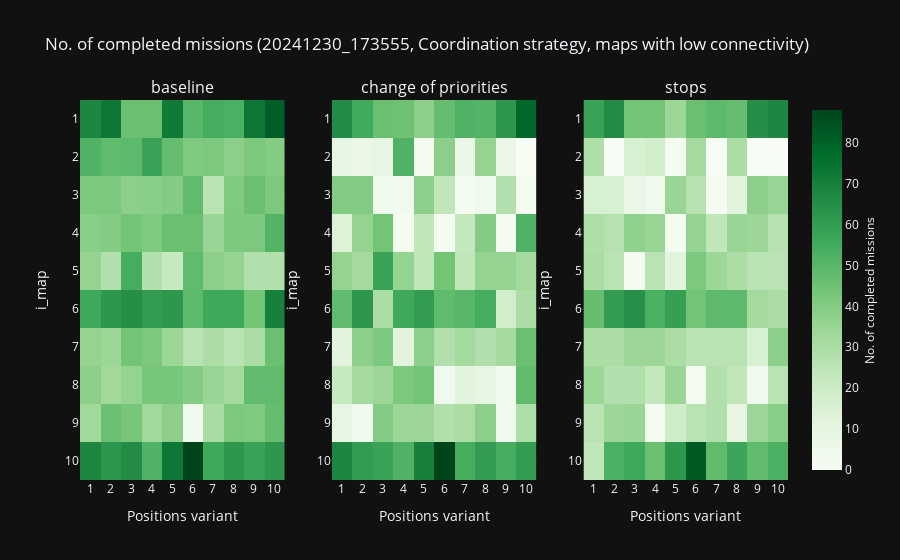
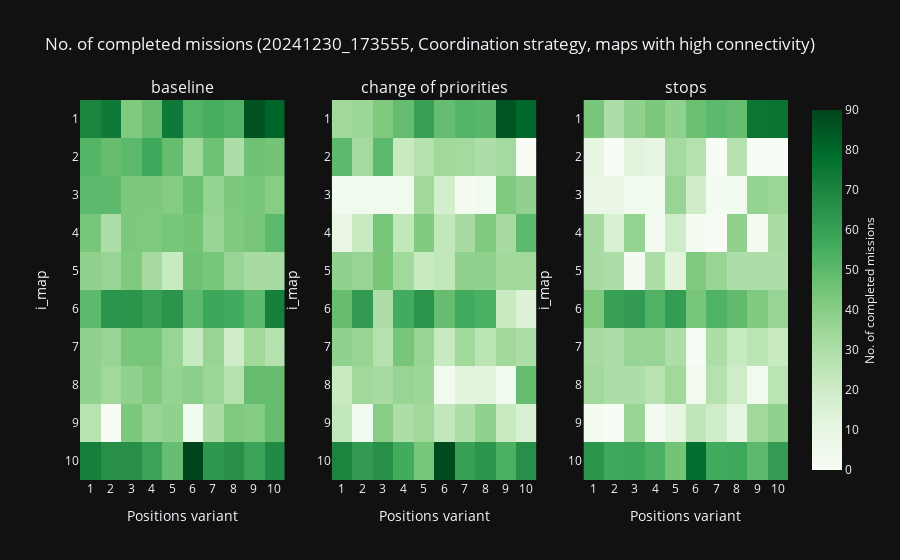

Notebook code for these charts, in order:
### Code cell
def plot_df(*, runname, df, col_strategy, strategy, col_i, col_j, col_data):
    df = df[df.index.get_level_values(col_strategy) == strategy]
    heatmap_data = df[[col_data]].reset_index().pivot(
        index=col_i, columns=col_j, values=col_data
    )

    # Create an interactive heatmap
    fig = px.imshow(
        heatmap_data,
        labels={"x": col_j, "y": col_i, "color": col_data},
        title=f"{runname}: {strategy}: {col_data}",
    )
    
    fig.update_traces(
        hovertemplate=(
            col_i + ": %{y}<br>" + col_j + ": %{x}<br>" + col_data + ": %{z}<extra></extra>"
        )
    )
    
    return heatmap_data, fig


def plot_df_all(runname, are_bridges, label_are_bridges):
    key2df = get_key2df(runname)
    df = key2df[are_bridges, True]
    display(df)
    display(df.columns)
    df = df.drop(columns=['i_map', 'Positions variant', 'Coordination strategy']).reset_index()
    df['Coordination strategy'] = df['Coordination strategy'].apply(lambda s: 'baseline' if s == 'no' else s)
    df = df.sort_values(by=['i_map', 'Positions variant', 'Coordination strategy'])
    df = df.set_index(['i_map', 'Positions variant', 'Coordination strategy'])
    
    # df = df[~df['passhum']]
    
    col_strategy = 'Coordination strategy'
    col_i = 'i_map'
    col_j = 'Positions variant'
    col_data ='No. of completed missions'
    
    strategies = df.index.get_level_values(col_strategy).unique()
    
    # Create subplots
    fig = make_subplots(
        rows=1,
        cols=len(strategies),
        subplot_titles=[f"{strategy}" for strategy in strategies],
        #shared_yaxes=True
    )
    
    for idx, strategy in enumerate(strategies):
        heatmap_data, heatmap_fig = plot_df(
            runname=runname, df=df, 
            col_strategy=col_strategy, strategy=strategy, 
            col_i=col_i, col_j=col_j, col_data=col_data,
        )
          
        # Add heatmap to the subplot
        for trace in heatmap_fig.data:
            trace.update(coloraxis="coloraxis")  # Link each subplot to the shared color axis
            fig.add_trace(trace, row=1, col=idx + 1)
        
        # Apply axis settings to each subplot
        xaxis_key = f"xaxis{idx + 1}" if idx > 0 else "xaxis"
        yaxis_key = f"yaxis{idx + 1}" if idx > 0 else "yaxis"
        
        fig.update_layout(**{
            xaxis_key: dict(
                title=col_j,
                tickmode="array",
                tickvals=list(heatmap_data.columns),
                ticktext=heatmap_data.columns.tolist(),
            ),
            yaxis_key: dict(
                title=col_i,
                tickmode="array",
                tickvals=list(heatmap_data.index),
                ticktext=heatmap_data.index.tolist(),
                autorange="reversed",  # Reverse the y-axis for top-to-bottom ticks
            )
        })
    
    # Update layout with shared color scale
    fig.update_layout(
        title=f"{col_data} ({runname}, {col_strategy}, {label_are_bridges})",
        coloraxis=dict(
            colorscale="Greens",  # Apply "Greens" color scale to the shared color axis
            colorbar=dict(
                title=col_data,
                titleside="right",  # Position the colorbar title vertically to the left
                titlefont=dict(size=12)  # Optional: Adjust font size for better appearance
            )
        )
    )
    
    # Display the figure
    fig.show()



# Call the function
plot_df_all('20241230_173555', are_bridges=False, label_are_bridges='maps with low connectivity')
plot_df_all('20241230_173555', are_bridges=True, label_are_bridges='maps with high connectivity')

"""
- No. of completed missions
- Average mission length
- Average CS density score

Hypotheses:f
- less Average mission length -> more No. of completed
- less Average CS density score -> more No. of completed missions (& less collisions, etc.) 
"""

### Figure 1 — Plotly figure (JSON) as saved in the notebook; plotly's stock layout.template omitted (floating-point values rounded to 4 significant figures)
{"data": [{"coloraxis": "coloraxis", "hovertemplate": "i_map: %{y}<br>Positions variant: %{x}<br>No. of completed missions: %{z}<extra></extra>", "name": "0", "x": [1, 2, 3, 4, 5, 6, 7, 8, 9, 10], "xaxis": "x", "y": [1, 2, 3, 4, 5, 6, 7, 8, 9, 10], "yaxis": "y", "z": [[68, 73, 46, 46, 72, 50, 54, 53, 73, 81], [52, 48, 49, 58, 47, 41, 42, 38, 42, 40], [42, 42, 38, 39, 40, 48, 26, 41, 46, 42], [39, 40, 44, 41, 46, 46, 35, 42, 42, 51], [36, 28, 54, 28, 22, 48, 38, 36, 28, 28], [56, 62, 65, 60, 62, 49, 56, 56, 44, 70], [36, 34, 44, 42, 34, 26, 30, 26, 30, 46], [38, 33, 36, 43, 43, 40, 35, 32, 48, 48], [33, 46, 43, 33, 38, 4, 31, 42, 41, 47], [68, 62, 66, 52, 73, 88, 56, 62, 58, 62]], "type": "heatmap"}, {"coloraxis": "coloraxis", "hovertemplate": "i_map: %{y}<br>Positions variant: %{x}<br>No. of completed missions: %{z}<extra></extra>", "name": "0", "x": [1, 2, 3, 4, 5, 6, 7, 8, 9, 10], "xaxis": "x2", "y": [1, 2, 3, 4, 5, 6, 7, 8, 9, 10], "yaxis": "y2", "z": [[66, 55, 46, 45, 38, 47, 52, 51, 62, 78], [10, 8, 10, 52, 2, 38, 8, 36, 8, 0], [40, 40, 4, 4, 38, 24, 2, 4, 28, 2], [14, 36, 44, 2, 24, 2, 23, 40, 2, 52], [36, 32, 58, 36, 24, 44, 24, 36, 36, 32], [48, 62, 30, 56, 60, 48, 50, 54, 18, 30], [12, 38, 42, 12, 38, 28, 32, 28, 32, 46], [22, 32, 34, 42, 44, 4, 12, 10, 4, 48], [10, 4, 40, 34, 34, 28, 30, 38, 4, 29], [68, 60, 58, 52, 70, 88, 54, 60, 54, 60]], "type": "heatmap"}, {"coloraxis": "coloraxis", "hovertemplate": "i_map: %{y}<br>Positions variant: %{x}<br>No. of completed missions: %{z}<extra></extra>", "name": "0", "x": [1, 2, 3, 4, 5, 6, 7, 8, 9, 10], "xaxis": "x3", "y": [1, 2, 3, 4, 5, 6, 7, 8, 9, 10], "yaxis": "y3", "z": [[58, 66, 44, 44, 34, 46, 49, 47, 65, 68], [29, 0, 16, 18, 2, 32, 0, 30, 0, 0], [16, 16, 8, 4, 35, 27, 2, 12, 38, 35], [29, 27, 37, 35, 2, 36, 24, 35, 34, 27], [30, 26, 2, 26, 12, 42, 34, 30, 26, 26], [47, 60, 64, 53, 59, 44, 49, 49, 32, 30], [30, 30, 34, 34, 30, 26, 26, 26, 16, 38], [34, 28, 28, 23, 35, 2, 28, 24, 4, 26], [26, 34, 35, 2, 19, 26, 28, 10, 34, 39], [24, 53, 56, 46, 62, 82, 48, 57, 48, 53]], "type": "heatmap"}], "layout": {"xaxis": {"anchor": "y", "domain": [0.0, 0.2889], "title": {"text": "Positions variant"}, "tickmode": "array", "tickvals": [1, 2, 3, 4, 5, 6, 7, 8, 9, 10], "ticktext": [1, 2, 3, 4, 5, 6, 7, 8, 9, 10]}, "yaxis": {"anchor": "x", "domain": [0.0, 1.0], "title": {"text": "i_map"}, "tickmode": "array", "tickvals": [1, 2, 3, 4, 5, 6, 7, 8, 9, 10], "ticktext": [1, 2, 3, 4, 5, 6, 7, 8, 9, 10], "autorange": "reversed"}, "xaxis2": {"anchor": "y2", "domain": [0.3556, 0.6444], "title": {"text": "Positions variant"}, "tickmode": "array", "tickvals": [1, 2, 3, 4, 5, 6, 7, 8, 9, 10], "ticktext": [1, 2, 3, 4, 5, 6, 7, 8, 9, 10]}, "yaxis2": {"anchor": "x2", "domain": [0.0, 1.0], "title": {"text": "i_map"}, "tickmode": "array", "tickvals": [1, 2, 3, 4, 5, 6, 7, 8, 9, 10], "ticktext": [1, 2, 3, 4, 5, 6, 7, 8, 9, 10], "autorange": "reversed"}, "xaxis3": {"anchor": "y3", "domain": [0.7111, 1.0], "title": {"text": "Positions variant"}, "tickmode": "array", "tickvals": [1, 2, 3, 4, 5, 6, 7, 8, 9, 10], "ticktext": [1, 2, 3, 4, 5, 6, 7, 8, 9, 10]}, "yaxis3": {"anchor": "x3", "domain": [0.0, 1.0], "title": {"text": "i_map"}, "tickmode": "array", "tickvals": [1, 2, 3, 4, 5, 6, 7, 8, 9, 10], "ticktext": [1, 2, 3, 4, 5, 6, 7, 8, 9, 10], "autorange": "reversed"}, "annotations": [{"font": {"size": 16}, "showarrow": false, "text": "baseline", "x": 0.1444, "xanchor": "center", "xref": "paper", "y": 1.0, "yanchor": "bottom", "yref": "paper"}, {"font": {"size": 16}, "showarrow": false, "text": "change of priorities", "x": 0.5, "xanchor": "center", "xref": "paper", "y": 1.0, "yanchor": "bottom", "yref": "paper"}, {"font": {"size": 16}, "showarrow": false, "text": "stops", "x": 0.8556, "xanchor": "center", "xref": "paper", "y": 1.0, "yanchor": "bottom", "yref": "paper"}], "coloraxis": {"colorbar": {"title": {"text": "No. of completed missions", "side": "right", "font": {"size": 12}}}, "colorscale": [[0.0, "rgb(247,252,245)"], [0.125, "rgb(229,245,224)"], [0.25, "rgb(199,233,192)"], [0.375, "rgb(161,217,155)"], [0.5, "rgb(116,196,118)"], [0.625, "rgb(65,171,93)"], [0.75, "rgb(35,139,69)"], [0.875, "rgb(0,109,44)"], [1.0, "rgb(0,68,27)"]]}, "title": {"text": "No. of completed missions (20241230_173555, Coordination strategy, maps with low connectivity)"}}}

### Figure 2 — Plotly figure (JSON) as saved in the notebook; plotly's stock layout.template omitted (floating-point values rounded to 4 significant figures)
{"data": [{"coloraxis": "coloraxis", "hovertemplate": "i_map: %{y}<br>Positions variant: %{x}<br>No. of completed missions: %{z}<extra></extra>", "name": "0", "x": [1, 2, 3, 4, 5, 6, 7, 8, 9, 10], "xaxis": "x", "y": [1, 2, 3, 4, 5, 6, 7, 8, 9, 10], "yaxis": "y", "z": [[70, 74, 42, 48, 74, 52, 55, 53, 86, 81], [52, 48, 50, 57, 48, 34, 46, 30, 46, 45], [50, 50, 43, 43, 41, 47, 37, 43, 44, 40], [44, 30, 43, 42, 44, 45, 36, 42, 44, 50], [38, 36, 42, 32, 22, 46, 44, 36, 32, 32], [50, 64, 64, 60, 64, 50, 58, 56, 50, 72], [38, 36, 44, 44, 36, 22, 36, 20, 34, 28], [38, 34, 38, 42, 37, 39, 35, 28, 48, 48], [27, 0, 43, 36, 38, 4, 31, 42, 41, 48], [72, 66, 66, 59, 48, 90, 63, 66, 59, 68]], "type": "heatmap"}, {"coloraxis": "coloraxis", "hovertemplate": "i_map: %{y}<br>Positions variant: %{x}<br>No. of completed missions: %{z}<extra></extra>", "name": "0", "x": [1, 2, 3, 4, 5, 6, 7, 8, 9, 10], "xaxis": "x2", "y": [1, 2, 3, 4, 5, 6, 7, 8, 9, 10], "yaxis": "y2", "z": [[34, 35, 42, 48, 60, 48, 52, 51, 85, 80], [50, 33, 50, 22, 28, 34, 33, 30, 33, 0], [4, 4, 4, 4, 34, 18, 2, 4, 42, 38], [8, 22, 44, 24, 42, 24, 32, 42, 32, 50], [38, 36, 44, 34, 22, 24, 38, 38, 34, 34], [48, 62, 30, 56, 64, 48, 56, 54, 22, 14], [38, 36, 28, 44, 36, 22, 34, 26, 34, 30], [22, 34, 32, 36, 35, 4, 12, 12, 4, 48], [24, 4, 40, 30, 34, 24, 30, 38, 22, 16], [70, 62, 66, 56, 44, 88, 60, 64, 54, 66]], "type": "heatmap"}, {"coloraxis": "coloraxis", "hovertemplate": "i_map: %{y}<br>Positions variant: %{x}<br>No. of completed missions: %{z}<extra></extra>", "name": "0", "x": [1, 2, 3, 4, 5, 6, 7, 8, 9, 10], "xaxis": "x3", "y": [1, 2, 3, 4, 5, 6, 7, 8, 9, 10], "yaxis": "y3", "z": [[44, 30, 38, 43, 38, 47, 50, 48, 75, 76], [10, 0, 12, 10, 33, 28, 0, 28, 0, 0], [8, 8, 4, 4, 36, 20, 2, 4, 37, 35], [32, 16, 37, 2, 20, 2, 0, 38, 2, 31], [32, 30, 2, 30, 12, 42, 36, 30, 30, 30], [42, 60, 62, 53, 61, 44, 53, 49, 42, 36], [32, 30, 36, 36, 30, 0, 30, 22, 26, 22], [34, 30, 30, 27, 34, 3, 28, 20, 4, 26], [2, 0, 36, 2, 10, 25, 20, 10, 34, 38], [64, 57, 58, 54, 45, 78, 56, 57, 50, 61]], "type": "heatmap"}], "layout": {"xaxis": {"anchor": "y", "domain": [0.0, 0.2889], "title": {"text": "Positions variant"}, "tickmode": "array", "tickvals": [1, 2, 3, 4, 5, 6, 7, 8, 9, 10], "ticktext": [1, 2, 3, 4, 5, 6, 7, 8, 9, 10]}, "yaxis": {"anchor": "x", "domain": [0.0, 1.0], "title": {"text": "i_map"}, "tickmode": "array", "tickvals": [1, 2, 3, 4, 5, 6, 7, 8, 9, 10], "ticktext": [1, 2, 3, 4, 5, 6, 7, 8, 9, 10], "autorange": "reversed"}, "xaxis2": {"anchor": "y2", "domain": [0.3556, 0.6444], "title": {"text": "Positions variant"}, "tickmode": "array", "tickvals": [1, 2, 3, 4, 5, 6, 7, 8, 9, 10], "ticktext": [1, 2, 3, 4, 5, 6, 7, 8, 9, 10]}, "yaxis2": {"anchor": "x2", "domain": [0.0, 1.0], "title": {"text": "i_map"}, "tickmode": "array", "tickvals": [1, 2, 3, 4, 5, 6, 7, 8, 9, 10], "ticktext": [1, 2, 3, 4, 5, 6, 7, 8, 9, 10], "autorange": "reversed"}, "xaxis3": {"anchor": "y3", "domain": [0.7111, 1.0], "title": {"text": "Positions variant"}, "tickmode": "array", "tickvals": [1, 2, 3, 4, 5, 6, 7, 8, 9, 10], "ticktext": [1, 2, 3, 4, 5, 6, 7, 8, 9, 10]}, "yaxis3": {"anchor": "x3", "domain": [0.0, 1.0], "title": {"text": "i_map"}, "tickmode": "array", "tickvals": [1, 2, 3, 4, 5, 6, 7, 8, 9, 10], "ticktext": [1, 2, 3, 4, 5, 6, 7, 8, 9, 10], "autorange": "reversed"}, "annotations": [{"font": {"size": 16}, "showarrow": false, "text": "baseline", "x": 0.1444, "xanchor": "center", "xref": "paper", "y": 1.0, "yanchor": "bottom", "yref": "paper"}, {"font": {"size": 16}, "showarrow": false, "text": "change of priorities", "x": 0.5, "xanchor": "center", "xref": "paper", "y": 1.0, "yanchor": "bottom", "yref": "paper"}, {"font": {"size": 16}, "showarrow": false, "text": "stops", "x": 0.8556, "xanchor": "center", "xref": "paper", "y": 1.0, "yanchor": "bottom", "yref": "paper"}], "coloraxis": {"colorbar": {"title": {"text": "No. of completed missions", "side": "right", "font": {"size": 12}}}, "colorscale": [[0.0, "rgb(247,252,245)"], [0.125, "rgb(229,245,224)"], [0.25, "rgb(199,233,192)"], [0.375, "rgb(161,217,155)"], [0.5, "rgb(116,196,118)"], [0.625, "rgb(65,171,93)"], [0.75, "rgb(35,139,69)"], [0.875, "rgb(0,109,44)"], [1.0, "rgb(0,68,27)"]]}, "title": {"text": "No. of completed missions (20241230_173555, Coordination strategy, maps with high connectivity)"}}}
